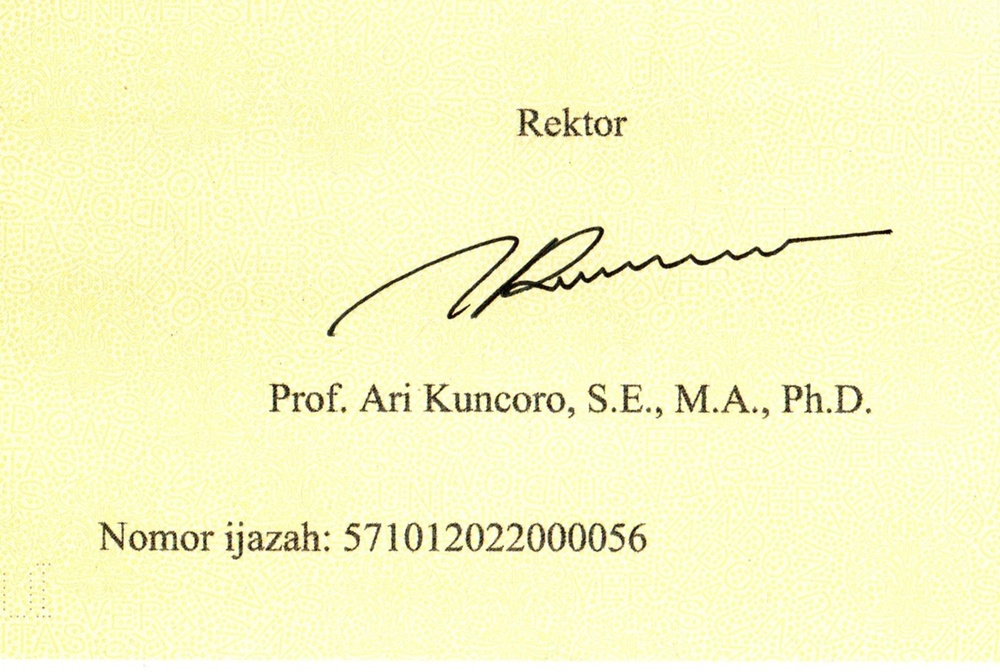
#> input picture gambar/01_HighQuality_Enhanced.jpg, 1000 x 672 px, shrunk from 1436 x 965 before the run
$ python -i ceb.py   (imports and definitions only)
#> lines starting #> are read from the running program, lines starting #| are printed output that depends on the picture
import cv2, os, re
import numpy as np
import pytesseract
from pytesseract import Output

FOLDER = "gambar"
GROUND_TRUTH = "571012022000056"

TESSERACT_PATHS = [
    r"C:\Program Files\Tesseract-OCR\tesseract.exe",
    r"C:\Program Files (x86)\Tesseract-OCR\tesseract.exe"
]

# [8 lines not run here, left out]


# [54 lines left out: functions contrast_stretch, clahe, gamma_correction, ekstrak_nomor, levenshtein, hitung_cer, not called in this run]


def buat_text_mask(img):
    data = pytesseract.image_to_data(
        img,
        config="--psm 6",
        output_type=Output.DICT
    )
    mask = np.zeros(img.shape[:2], dtype=np.uint8)

    for i, text in enumerate(data["text"]):
        if not text.strip():
            continue

        try:
            conf = float(data["conf"][i])
        except:
            conf = 0

        if conf < 20:
            continue

        x = data["left"][i]
        y = data["top"][i]
        w = data["width"][i]
        h = data["height"][i]
        p = 5

        mask[
            max(0, y-p):min(img.shape[0], y+h+p),
            max(0, x-p):min(img.shape[1], x+w+p)
        ] = 255

    return mask


# [70 lines left out: function deteksi_metode, not called in this run]


def deteksi_tanda_tangan(gray):
    mask = buat_text_mask(gray)

    otsu = deteksi_metode(
        gray, mask
    )
    adaptive = deteksi_metode(
        gray, mask, True
    )

    if adaptive[2] > otsu[2]:
        return adaptive[0], adaptive[1], "Adaptive"

    if otsu[2] > adaptive[2]:
        return otsu[0], otsu[1], "Otsu"

    if adaptive[1] > otsu[1]:
        return adaptive[0], adaptive[1], "Adaptive"

    return otsu[0], otsu[1], "Otsu"


hasil = []

files = sorted([
    f for f in os.listdir(FOLDER)
    if f.lower().endswith(
        (".jpg", ".jpeg", ".png")
    )
])

# [72 lines not run here, left out]

>>> import cv2
>>> picture = cv2.imread('gambar/01_HighQuality_Enhanced.jpg', cv2.IMREAD_GRAYSCALE)
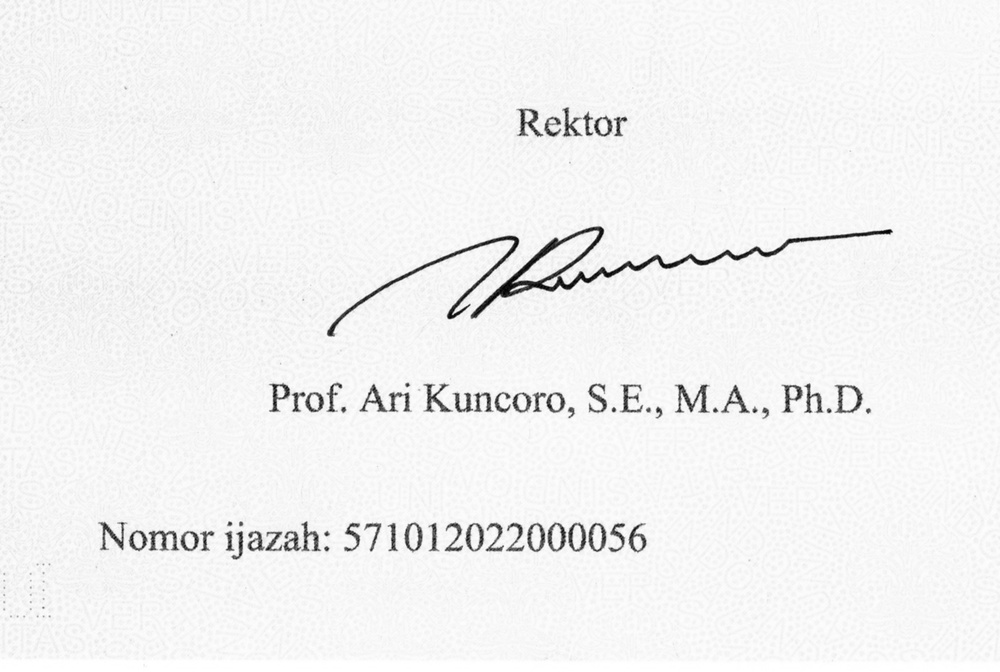
#> picture: shape (672, 1000); min 0, max 255, mean 242.4
#> (the run stopped early here; a loop or call above may not have finished)

$ run again, on gambar/07_ColorShift_WarmTint.jpg
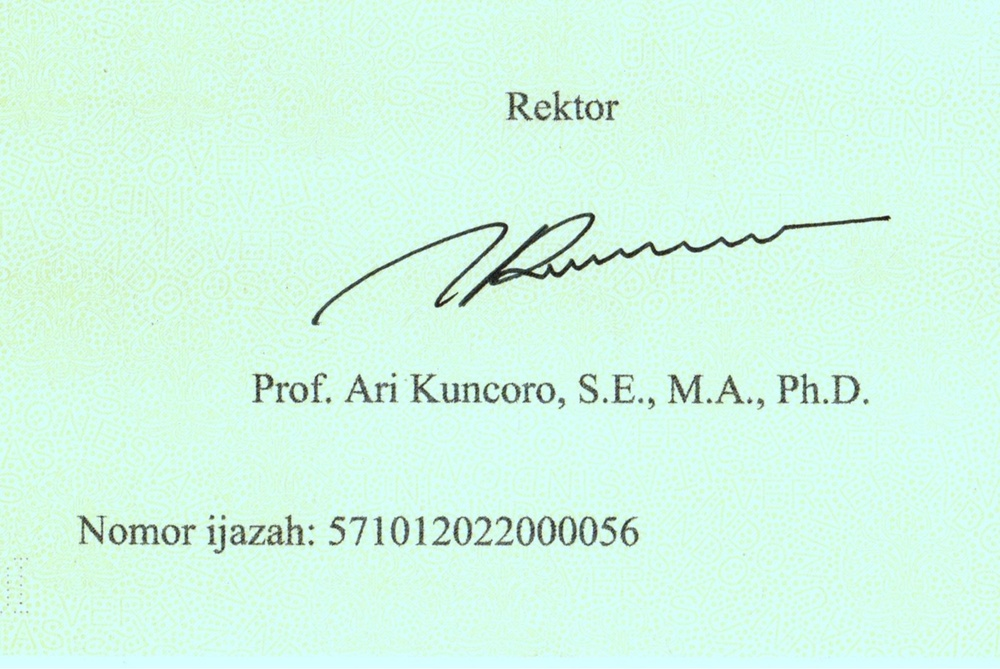
#> input picture gambar/07_ColorShift_WarmTint.jpg, 1000 x 669 px, shrunk from 1402 x 938 before the run
#> `picture = cv2.imread('gambar/01_HighQuality_Enhanced.jpg', cv2.IMREAD_..`:
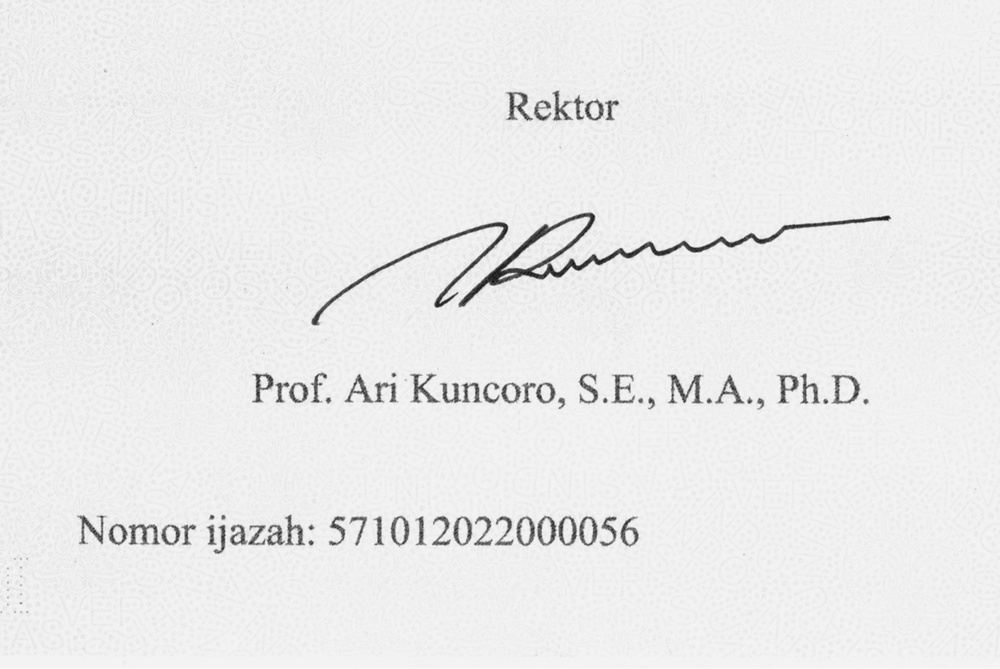
#> picture: shape (669, 1000); min 23, max 252, mean 235.3
